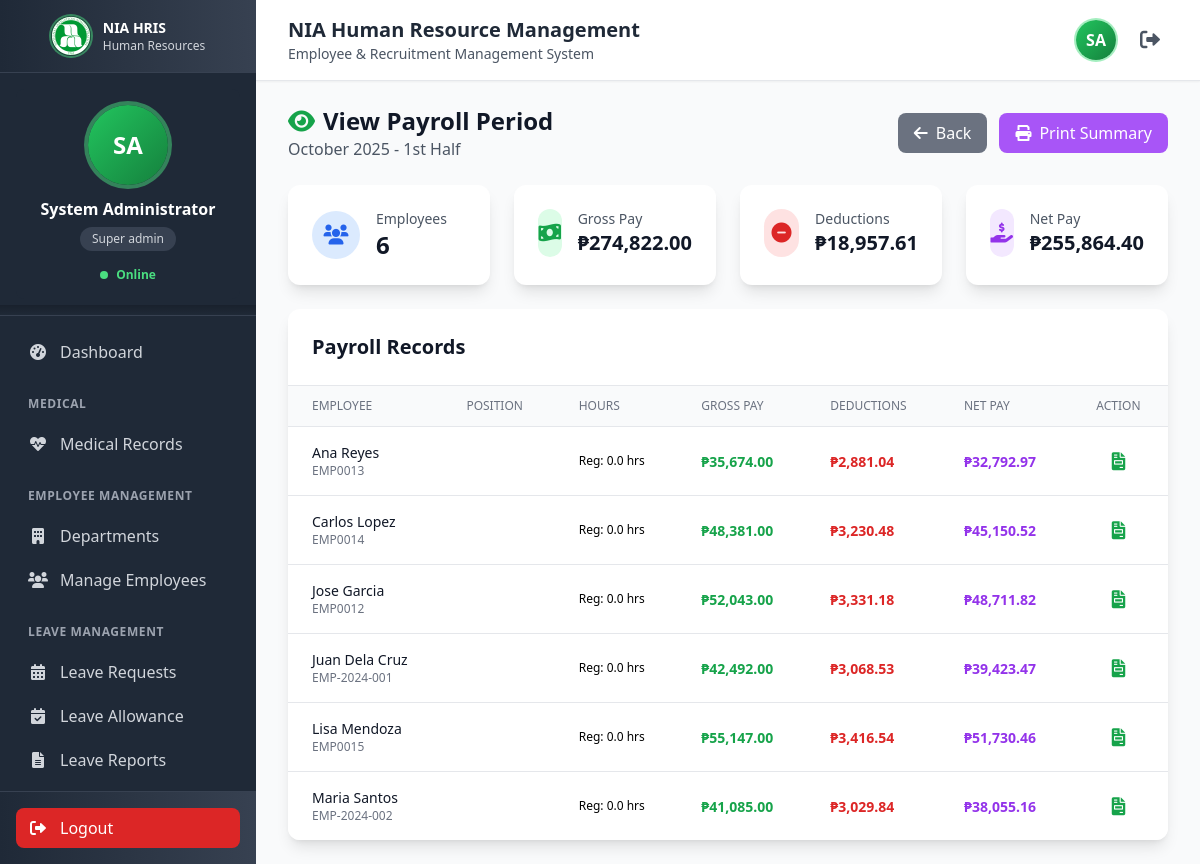
The page /payroll-view.php?period_id=13 (signed in) on the database its author committed.
### tables this page shows
CREATE TABLE IF NOT EXISTS `payroll_periods` (
  `id` int(11) NOT NULL AUTO_INCREMENT,
  `period_name` varchar(100) NOT NULL,
  `period_type` enum('monthly','semi-monthly','bi-weekly','weekly') DEFAULT 'monthly',
  `start_date` date NOT NULL,
  `end_date` date NOT NULL,
  `payment_date` date NOT NULL,
  `status` enum('draft','open','processing','calculated','approved','paid','closed') DEFAULT 'draft',
  `total_employees` int(11) DEFAULT 0,
  `total_gross_pay` decimal(15,2) DEFAULT 0.00,
  `total_deductions` decimal(15,2) DEFAULT 0.00,
  `total_net_pay` decimal(15,2) DEFAULT 0.00,
  `notes` text DEFAULT NULL,
  `created_by` int(11) NOT NULL,
  `approved_by` int(11) DEFAULT NULL,
  `approved_at` timestamp NULL DEFAULT NULL,
  `created_at` timestamp NOT NULL DEFAULT current_timestamp(),
  `updated_at` timestamp NOT NULL DEFAULT current_timestamp() ON UPDATE current_timestamp(),
  PRIMARY KEY (`id`),
  KEY `created_by` (`created_by`),
  KEY `approved_by` (`approved_by`),
  KEY `idx_period_dates` (`start_date`,`end_date`),
  KEY `idx_status` (`status`),
  KEY `idx_payment_date` (`payment_date`),
  CONSTRAINT `payroll_periods_ibfk_1` FOREIGN KEY (`created_by`) REFERENCES `users` (`id`),
  CONSTRAINT `payroll_periods_ibfk_2` FOREIGN KEY (`approved_by`) REFERENCES `users` (`id`)
);

CREATE TABLE IF NOT EXISTS `payroll_records` (
  `id` int(11) NOT NULL AUTO_INCREMENT,
  `payroll_period_id` int(11) NOT NULL,
  `employee_id` int(11) NOT NULL,
  `employee_name` varchar(200) NOT NULL,
  `employee_number` varchar(50) DEFAULT NULL,
  `department` varchar(100) DEFAULT NULL,
  `position` varchar(100) DEFAULT NULL,
  `regular_hours` decimal(8,2) DEFAULT 0.00,
  `overtime_hours` decimal(8,2) DEFAULT 0.00,
  `night_diff_hours` decimal(8,2) DEFAULT 0.00,
  `holiday_hours` decimal(8,2) DEFAULT 0.00,
  `rest_day_hours` decimal(8,2) DEFAULT 0.00,
  `hourly_rate` decimal(10,2) NOT NULL,
  `daily_rate` decimal(10,2) NOT NULL,
  `monthly_rate` decimal(12,2) NOT NULL,
  `overtime_rate` decimal(10,2) DEFAULT 0.00,
  `night_diff_rate` decimal(10,2) DEFAULT 0.00,
  `basic_pay` decimal(12,2) DEFAULT 0.00,
  `overtime_pay` decimal(10,2) DEFAULT 0.00,
  `night_diff_pay` decimal(10,2) DEFAULT 0.00,
  `holiday_pay` decimal(10,2) DEFAULT 0.00,
  `allowances` decimal(10,2) DEFAULT 0.00,
  `bonuses` decimal(10,2) DEFAULT 0.00,
  `other_earnings` decimal(10,2) DEFAULT 0.00,
  `gross_pay` decimal(12,2) DEFAULT 0.00,
  `sss_contribution` decimal(10,2) DEFAULT 0.00,
  `philhealth_contribution` decimal(10,2) DEFAULT 0.00,
  `pagibig_contribution` decimal(10,2) DEFAULT 0.00,
  `withholding_tax` decimal(10,2) DEFAULT 0.00,
  `sss_loan` decimal(10,2) DEFAULT 0.00,
  `pagibig_loan` decimal(10,2) DEFAULT 0.00,
  `salary_loan` decimal(10,2) DEFAULT 0.00,
  `late_deduction` decimal(10,2) DEFAULT 0.00,
  `undertime_deduction` decimal(10,2) DEFAULT 0.00,
  `absences_deduction` decimal(10,2) DEFAULT 0.00,
  `other_deductions` decimal(10,2) DEFAULT 0.00,
  `total_deductions` decimal(12,2) DEFAULT 0.00,
  `net_pay` decimal(12,2) DEFAULT 0.00,
  `status` enum('draft','calculated','approved','paid','void') DEFAULT 'draft',
  `notes` text DEFAULT NULL,
  `created_at` timestamp NOT NULL DEFAULT current_timestamp(),
  `updated_at` timestamp NOT NULL DEFAULT current_timestamp() ON UPDATE current_timestamp(),
  PRIMARY KEY (`id`),
  UNIQUE KEY `unique_employee_period` (`payroll_period_id`,`employee_id`),
  KEY `idx_employee` (`employee_id`),
  KEY `idx_status` (`status`),
  CONSTRAINT `payroll_records_ibfk_1` FOREIGN KEY (`payroll_period_id`) REFERENCES `payroll_periods` (`id`) ON DELETE CASCADE,
  CONSTRAINT `payroll_records_ibfk_2` FOREIGN KEY (`employee_id`) REFERENCES `employees` (`id`) ON DELETE CASCADE
);

### payroll-view.php (the view, shortened to what this page needs)
<?php
require_once 'config/database.php';
$period_id = (int)($_GET['period_id'] ?? 0);
$period_query = "SELECT
    pp.*,
    u.first_name as created_by_fname,
    u.last_name as created_by_lname,
    COUNT(pr.id) as total_employees,
    SUM(pr.gross_pay) as total_gross,
    SUM(pr.total_deductions) as total_deductions,
    SUM(pr.net_pay) as total_net
FROM payroll_periods pp
LEFT JOIN users u ON pp.created_by = u.id
LEFT JOIN payroll_records pr ON pp.id = pr.payroll_period_id
WHERE pp.id = ?
GROUP BY pp.id";
$stmt = mysqli_prepare($conn, $period_query);
mysqli_stmt_bind_param($stmt, "i", $period_id);
mysqli_stmt_execute($stmt);
$period = mysqli_fetch_assoc(mysqli_stmt_get_result($stmt));
$records_query = "SELECT * FROM payroll_records WHERE payroll_period_id = ? ORDER BY employee_name";
$stmt = mysqli_prepare($conn, $records_query);
mysqli_stmt_bind_param($stmt, "i", $period_id);
mysqli_stmt_execute($stmt);
$records = mysqli_stmt_get_result($stmt);
include 'includes/header.php';
?>
<div class="mb-6">
    <div class="flex justify-between items-center">
        <div>
            <h1 class="text-2xl font-bold text-gray-900">
                <i class="fas fa-eye text-green-600 mr-2"></i>View Payroll Period
            </h1>
            <p class="text-gray-600"><?php echo htmlspecialchars($period['period_name']); ?></p>
        </div>
        <div class="flex space-x-3">
            <a href="payroll-management.php" class="bg-gray-500 text-white px-4 py-2 rounded-lg hover:bg-gray-600 transition-colors font-medium">
                <i class="fas fa-arrow-left mr-2"></i>Back
            </a>
            <button onclick="window.print()" class="bg-purple-500 text-white px-4 py-2 rounded-lg hover:bg-purple-600 transition-colors font-medium">
                <i class="fas fa-print mr-2"></i>Print Summary
            </button>
        </div>
    </div>
</div>
<div class="grid grid-cols-1 md:grid-cols-4 gap-6 mb-6">
    <div class="bg-white rounded-xl shadow-lg p-6 ">
        <div class="flex items-center">
            <div class="w-12 h-12 bg-blue-100 rounded-full flex items-center justify-center mr-4">
                <i class="fas fa-users text-blue-600 text-xl"></i>
            </div>
            <div>
                <p class="text-sm text-gray-600">Employees</p>
                <p class="text-2xl font-bold text-gray-900"><?php echo $period['total_employees']; ?></p>
            </div>
        </div>
    </div>
    <div class="bg-white rounded-xl shadow-lg p-6 ">
        <div class="flex items-center">
            <div class="w-12 h-12 bg-green-100 rounded-full flex items-center justify-center mr-4">
                <i class="fas fa-money-bill-wave text-green-600 text-xl"></i>
            </div>
            <div>
                <p class="text-sm text-gray-600">Gross Pay</p>
                <p class="text-xl font-bold text-gray-900">₱<?php echo number_format((float)($period['total_gross'] ?? 0), 2); ?></p>
            </div>
        </div>
    </div>
    <div class="bg-white rounded-xl shadow-lg p-6 ">
        <div class="flex items-center">
            <div class="w-12 h-12 bg-red-100 rounded-full flex items-center justify-center mr-4">
                <i class="fas fa-minus-circle text-red-600 text-xl"></i>
            </div>
            <div>
                <p class="text-sm text-gray-600">Deductions</p>
                <p class="text-xl font-bold text-gray-900">₱<?php echo number_format((float)($period['total_deductions'] ?? 0), 2); ?></p>
            </div>
        </div>
    </div>
    <div class="bg-white rounded-xl shadow-lg p-6 ">
        <div class="flex items-center">
            <div class="w-12 h-12 bg-purple-100 rounded-full flex items-center justify-center mr-4">
                <i class="fas fa-hand-holding-usd text-purple-600 text-xl"></i>
            </div>
            <div>
                <p class="text-sm text-gray-600">Net Pay</p>
                <p class="text-xl font-bold text-gray-900">₱<?php echo number_format((float)($period['total_net'] ?? 0), 2); ?></p>
            </div>
        </div>
    </div>
</div>
<div class="bg-white rounded-xl shadow-lg overflow-hidden">
    <div class="p-6 border-b border-gray-200">
        <h2 class="text-xl font-semibold text-gray-900">Payroll Records</h2>
    </div>
    <div class="overflow-x-auto">
        <table class="min-w-full divide-y divide-gray-200">
            <thead class="bg-gray-50">
                <tr>
                    <th class="px-6 py-3 text-left text-xs font-medium text-gray-500 uppercase">Employee</th>
                    <th class="px-6 py-3 text-left text-xs font-medium text-gray-500 uppercase">Position</th>
                    <th class="px-6 py-3 text-left text-xs font-medium text-gray-500 uppercase">Hours</th>
                    <th class="px-6 py-3 text-left text-xs font-medium text-gray-500 uppercase">Gross Pay</th>
                    <th class="px-6 py-3 text-left text-xs font-medium text-gray-500 uppercase">Deductions</th>
                    <th class="px-6 py-3 text-left text-xs font-medium text-gray-500 uppercase">Net Pay</th>
                    <th class="px-6 py-3 text-center text-xs font-medium text-gray-500 uppercase">Action</th>
                </tr>
            </thead>
            <tbody class="bg-white divide-y divide-gray-200">
                <?php while ($record = mysqli_fetch_assoc($records)): ?>
                    <tr class="hover:bg-gray-50">
                        <td class="px-6 py-4">
                            <div class="text-sm font-medium text-gray-900"><?php echo htmlspecialchars($record['employee_name']); ?></div>
                            <div class="text-xs text-gray-500"><?php echo htmlspecialchars($record['employee_number']); ?></div>
                        </td>
                        <td class="px-6 py-4 whitespace-nowrap">
                        </td>
                        <td class="px-6 py-4 whitespace-nowrap">
                            <div class="text-xs">
                                <div>Reg: <?php echo number_format((float)($record['regular_hours'] ?? 0), 1); ?> hrs</div>
                            </div>
                        </td>
                        <td class="px-6 py-4 whitespace-nowrap">
                            <span class="text-sm font-semibold text-green-600">₱<?php echo number_format((float)($record['gross_pay'] ?? 0), 2); ?></span>
                        </td>
                        <td class="px-6 py-4 whitespace-nowrap">
                            <span class="text-sm font-semibold text-red-600">₱<?php echo number_format((float)($record['total_deductions'] ?? 0), 2); ?></span>
                        </td>
                        <td class="px-6 py-4 whitespace-nowrap">
                            <span class="text-sm font-bold text-purple-600">₱<?php echo number_format((float)($record['net_pay'] ?? 0), 2); ?></span>
                        </td>
                        <td class="px-6 py-4 text-center">
                            <a href="payslip-view.php?period_id=<?php echo $period_id; ?>&employee_id=<?php echo $record['employee_id']; ?>"
                               target="_blank"
                               class="text-green-600 hover:text-green-900 transition-colors" title="View Payslip">
                                <i class="fas fa-file-invoice text-lg"></i>
                            </a>
                        </td>
                    </tr>
                <?php endwhile; ?>
            </tbody>
        </table>
    </div>
</div>

### includes/header.php (style rules this page uses)
body, html { overflow-x: hidden; max-width: 100vw; }

### rows shown on the page
payroll_periods: period_name "October 2025 - 1st Half"
payroll_records: employee_name "Ana Reyes", employee_number "EMP0013", regular_hours "0.0", gross_pay "35,674.00", total_deductions "2,881.04", net_pay "32,792.97"
payroll_records: employee_name "Carlos Lopez", employee_number "EMP0014", regular_hours "0.0", gross_pay "48,381.00", total_deductions "3,230.48", net_pay "45,150.52"
payroll_records: employee_name "Jose Garcia", employee_number "EMP0012", regular_hours "0.0", gross_pay "52,043.00", total_deductions "3,331.18", net_pay "48,711.82"
payroll_records: employee_name "Juan Dela Cruz", employee_number "EMP-2024-001", regular_hours "0.0", gross_pay "42,492.00", total_deductions "3,068.53", net_pay "39,423.47"
payroll_records: employee_name "Lisa Mendoza", employee_number "EMP0015", regular_hours "0.0", gross_pay "55,147.00", total_deductions "3,416.54", net_pay "51,730.46"
payroll_records: employee_name "Maria Santos", employee_number "EMP-2024-002", regular_hours "0.0", gross_pay "41,085.00", total_deductions "3,029.84", net_pay "38,055.16"

### other values the page prints
$_SESSION['first_name'] . ' ' . $_SESSION['last_name'] "System Administrator"
str_replace('_', ' ', $_SESSION['role']) "Super admin"
$period['total_employees'] "6"
$period['total_gross'] "274,822.00"
$period['total_deductions'] "18,957.61"
$period['total_net'] "255,864.40"
